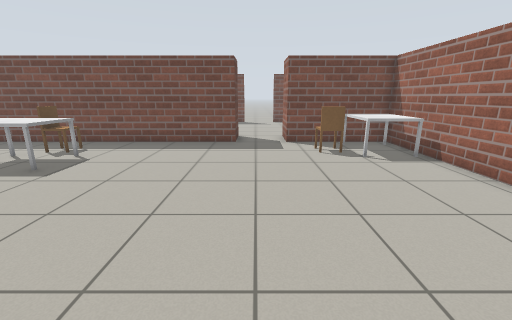
view 1 (above)

17 first-person views from a walk through a robot-simulator world made for Gazebo. The camera is 1.1 m above the floor, tilts 14° down and sees 90° across. The floor is counted in squares, 0.5 m on a side. Each view is taken from the middle of a square. On the plan, view 1 faces up. The plan holds only what a view shows up to about 16 squares ahead; the rest is blank. Some stock models are drawn as simple stand-ins. Some surface patterns are stand-ins.

view 2
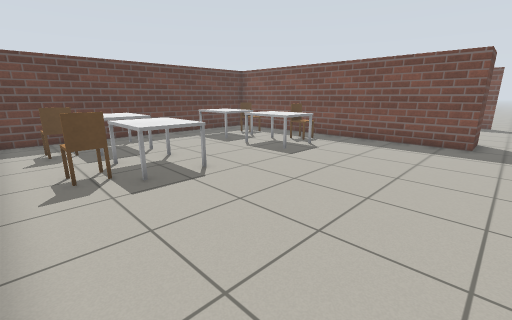

view 3
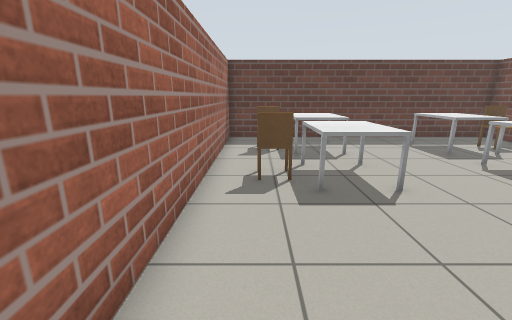

view 4
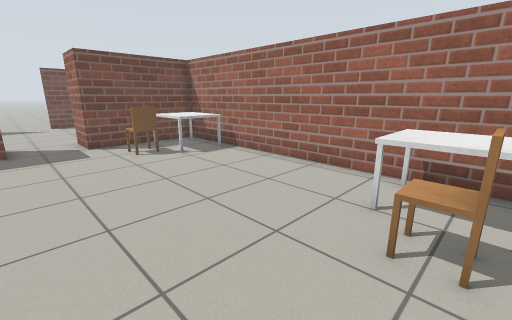

view 5
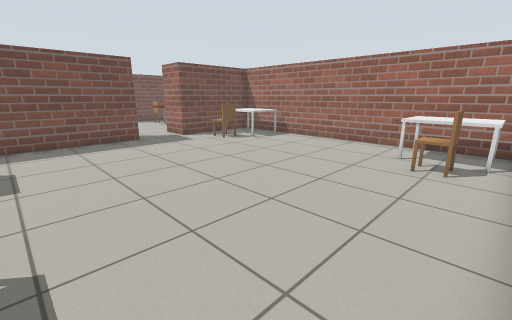

view 6
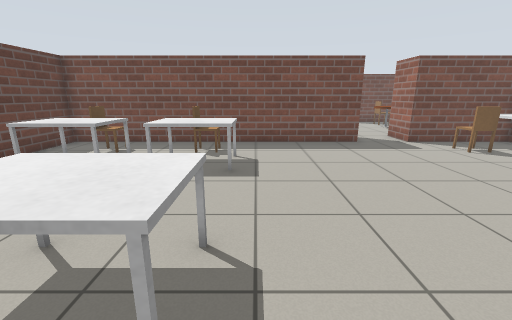

view 7
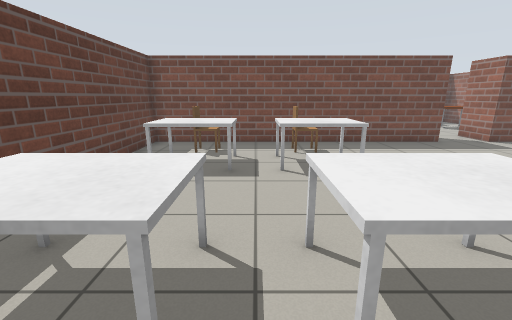

view 8
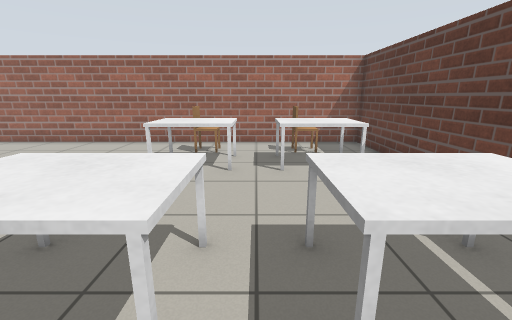

view 9
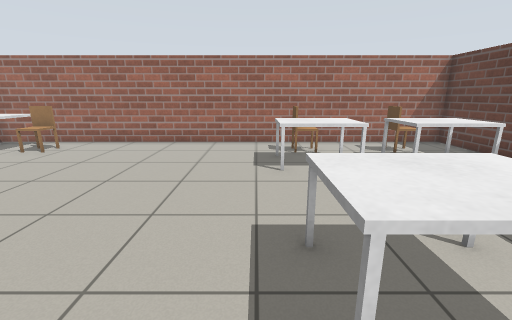

view 10
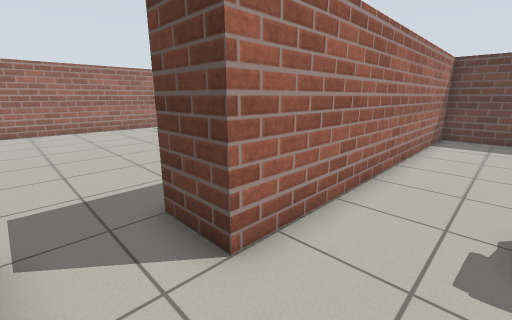

view 11
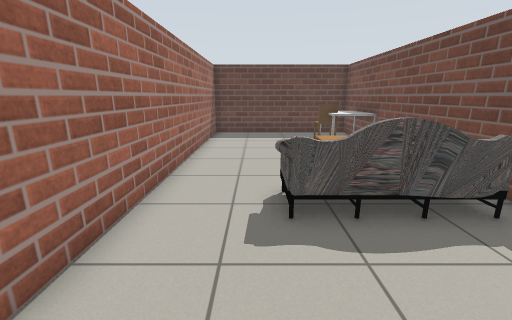

view 12
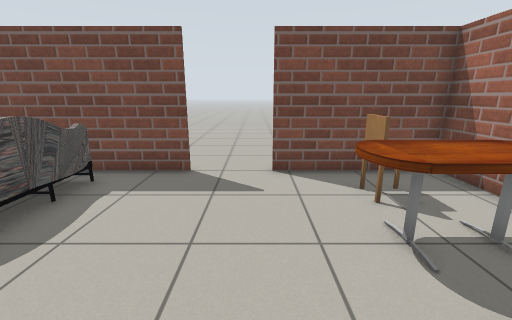

view 13
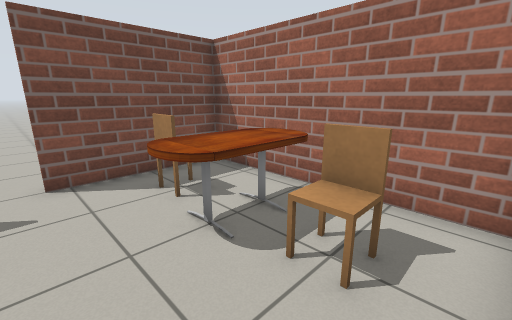

view 14
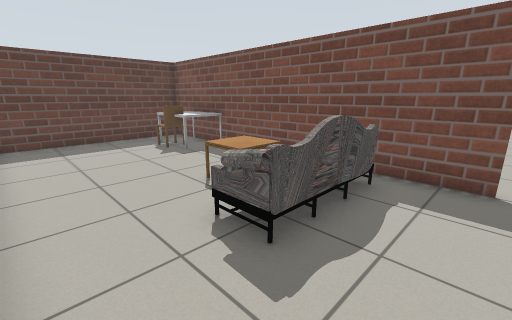

view 15
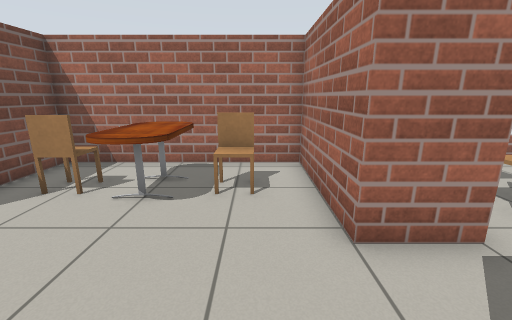

view 16
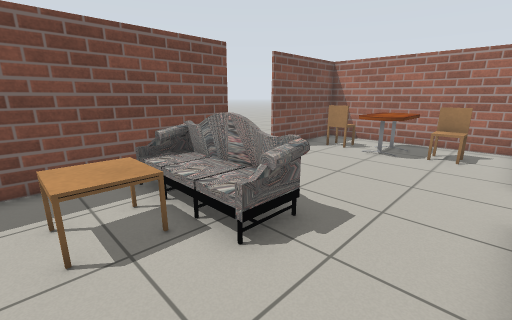

view 17
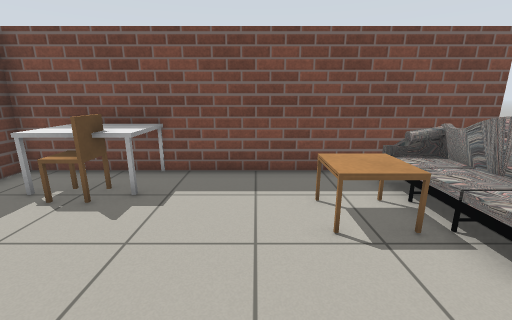

### Floor plan
Points are (right, up) in squares from view 1. A wall is a line through its corners. A room is listed if a view was taken in it or the views show most of it. See-through windows are left out.
Room 1 (views 1, 2, 3, 4, 5, 6, 7, 8, 9)
walls: (-1, 14.5) (-1, 12.5) (-14.9, 12.5) (-14.9, -1.4) (6.5, -1.4) (6.5, 12.5) (1.5, 12.5) (1.5, 14.5)
low walls: (-6.7, 7.5) (-9.3, 7.5) (-9.3, 9.5) (-6.7, 9.5) (-6.7, 7.5); (-6.7, 3.5) (-6.7, 1.5) (-9.3, 1.5) (-9.3, 3.5) (-6.7, 3.5); (-11.8, 9.5) (-10.7, 9.5) (-10.7, 7.5) (-13.4, 7.5); (-13.4, 3.5) (-10.7, 3.5) (-10.7, 1.5) (-11.8, 1.5); (6, 9.2) (4, 9.2) (4, 11.8); (4, -0.9) (4, 1.9)
ways out: opening at (0.5, 13.5) to room 2
objects: chair (-12, 0) to (-12, 1); chair (-12, 10) to (-12, 11); chair (-8, 0) to (-8, 1); chair (-8, 10) to (-8, 11); chair (3, 0) to (3, 1); chair (3, 10) to (3, 11)
Room 2 (views 10, 11, 12, 13, 14, 15, 16, 17)
walls: (-0.9, 22.4) (-14.9, 22.4) (-14.9, 14.5) (-1, 14.5); (1.5, 14.5) (6.5, 14.5) (6.5, 22.4) (1.5, 22.4)
low walls: (-10.7, 22.5) (-10.7, 20.5) (-13.4, 20.5)
ways out: opening at (0.5, 13.5) to room 1; opening at (0.5, 22)
objects: chair (-12, 20); coffee table (-6, 19) to (-6, 20); sofa (-4, 18) to (-4, 21); table (3, 18) to (5, 19); chair (4, 16) to (4, 17); chair (4, 20) to (4, 21)

Where each view was taken, in squares from view 1:
view 1: 0 up, 0 right, facing up
view 2: 1 down, 0 right, facing up-left
view 3: 0 up, 1 left, facing left
view 4: 0 up, 1 left, facing up-right
view 5: 1 down, 6 left, facing up-right
view 6: 0 up, 6 left, facing up
view 7: 0 up, 10 left, facing up
view 8: 11 up, 10 left, facing down
view 9: 11 up, 6 left, facing down
view 10: 17 up, 1 right, facing down-left
view 11: 17 up, 1 right, facing left
view 12: 15 up, 1 right, facing up
view 13: 15 up, 1 right, facing up-right
view 14: 15 up, 1 left, facing up-left
view 15: 16 up, 2 left, facing right
view 16: 15 up, 7 left, facing up-right
view 17: 15 up, 8 left, facing up
